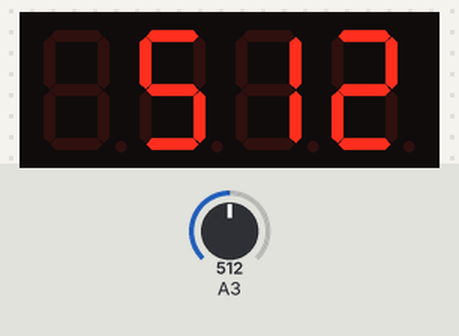
This sketch was run on a simulated ATtiny85, built with avr-gcc and run on an emulated ATtiny85. Parts: 4-digit seven-segment display. The test bench sets the inputs (shaded band); at power-on: A3 = 512.

Above: at 1.2 s.
1.3 s: A3 set to 716
At 2.0 s:
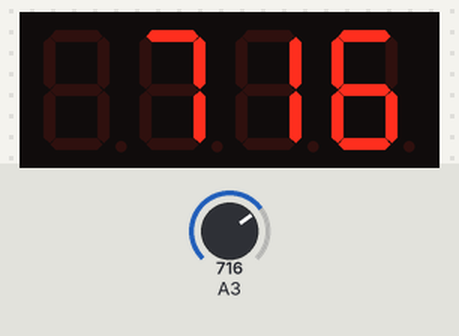
2.8 s: A3 set to 900
At 3.7 s:
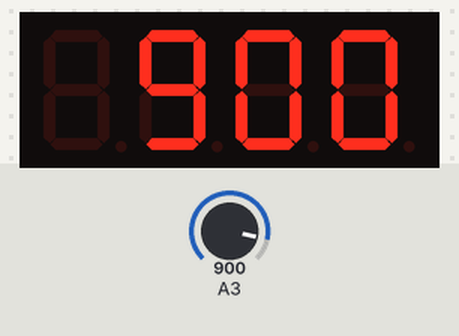
4.4 s: A3 set to 1023
At 5.4 s:
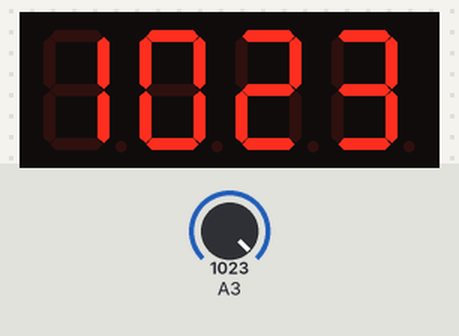
Timing chart, 0 to 7.4 s (numbered marks = the images above; inputs shaded):
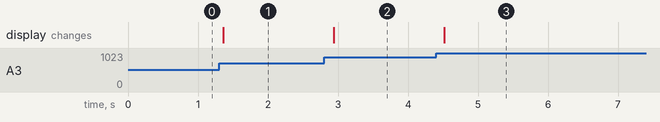

Measured:
- after the input at 1.3 s, the display: changes after 0.06 s (image 1)
- after the input at 2.8 s, the display: changes after 0.14 s (image 2)
- after the input at 4.4 s, the display: changes after 0.12 s (image 3)

The sketch:

attiny85_and_Potentiometer.ino
```cpp
#include <TinyWireM.h>
#include <TM1637Display.h>
const int CLK = 0;
const int DIO = 1;
TM1637Display display(CLK, DIO);
const int POT_PIN = 3 ;
void setup() {
  display.setBrightness(7);
}
void loop() {
  int potValue = analogRead(POT_PIN);
  display.showNumberDec(potValue );
  delay(100);
}
```
